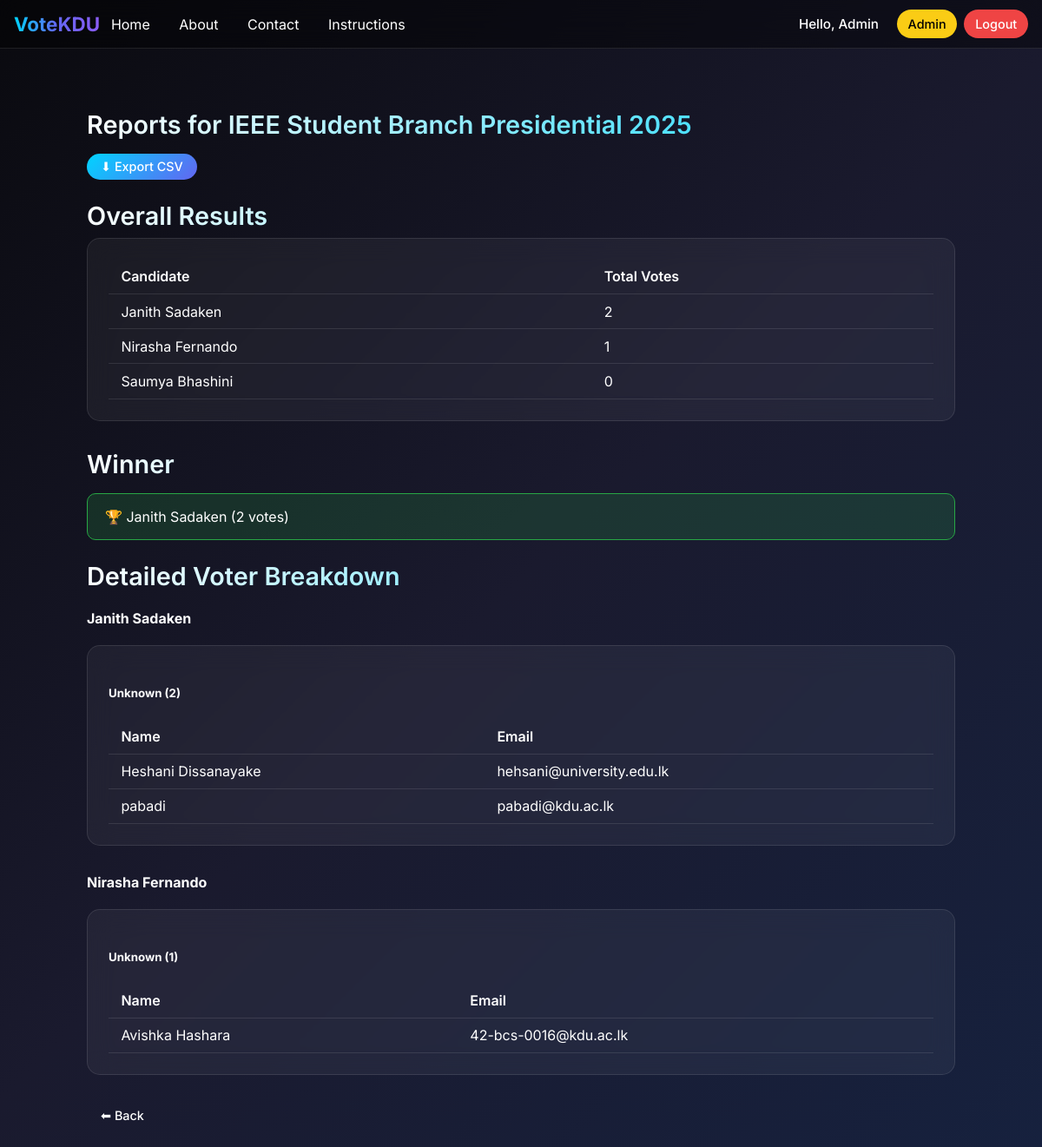
The app's page /admin/reports.php?election_id=18 (signed in) with its own data.
### tables this page shows
CREATE TABLE `elections` (
  `id` int(11) NOT NULL,
  `title` varchar(255) NOT NULL,
  `description` text DEFAULT NULL,
  `start_datetime` datetime NOT NULL,
  `end_datetime` datetime NOT NULL,
  `is_active` tinyint(1) DEFAULT 0,
  `created_by` int(11) NOT NULL,
  `created_at` timestamp NOT NULL DEFAULT current_timestamp()
);

CREATE TABLE `candidates` (
  `id` int(11) NOT NULL,
  `election_id` int(11) NOT NULL,
  `name` varchar(150) NOT NULL,
  `bio` text DEFAULT NULL,
  `photo` varchar(255) DEFAULT NULL,
  `created_at` timestamp NOT NULL DEFAULT current_timestamp()
);

CREATE TABLE `users` (
  `id` int(11) NOT NULL,
  `name` varchar(150) NOT NULL,
  `university_email` varchar(255) NOT NULL,
  `role` enum('admin','voter') NOT NULL,
  `password` varchar(255) NOT NULL,
  `faculty` varchar(150) DEFAULT NULL,
  `created_at` timestamp NOT NULL DEFAULT current_timestamp()
);

CREATE TABLE `votes` (
  `id` int(11) NOT NULL,
  `election_id` int(11) NOT NULL,
  `candidate_id` int(11) NOT NULL,
  `user_id` int(11) NOT NULL,
  `cast_at` timestamp NOT NULL DEFAULT current_timestamp()
);

### helpers.php (called while the page is built, shortened)
<?php
function e($s) {
    return htmlspecialchars($s, ENT_QUOTES | ENT_HTML5, 'UTF-8');
}

### admin/reports.php (the view, shortened to what this page needs)
<?php
require_once __DIR__ . '/../init.php';
$election_id = intval($_GET['election_id'] ?? 0);
$stmt = $pdo->prepare('SELECT * FROM elections WHERE id = ?');
$stmt->execute([$election_id]);
$e = $stmt->fetch();
function get_faculty_from_email($email) {
    return 'Unknown';
}
$stmt = $pdo->prepare('SELECT c.*, COALESCE(votes_count.count,0) as votes
    FROM candidates c
    LEFT JOIN (SELECT candidate_id, COUNT(*) as count
               FROM votes WHERE election_id = ?
               GROUP BY candidate_id) votes_count
    ON c.id = votes_count.candidate_id
    WHERE c.election_id = ?
    GROUP BY c.id
    ORDER BY votes DESC');
$stmt->execute([$election_id, $election_id]);
$candidates = $stmt->fetchAll();
$winner = $candidates[0] ?? null;
$sql = 'SELECT v.id, u.name, u.university_email, c.id as candidate_id, c.name as candidate_name
        FROM votes v
        JOIN users u ON v.user_id = u.id
        JOIN candidates c ON v.candidate_id = c.id
        WHERE v.election_id = ?
        ORDER BY c.id, u.university_email';
$stmt = $pdo->prepare($sql);
$stmt->execute([$election_id]);
$voters = $stmt->fetchAll();
$grouped = [];
foreach ($voters as $v) {
    $faculty = get_faculty_from_email($v['university_email']);
    $grouped[$v['candidate_id']]['name'] = $v['candidate_name'];
    $grouped[$v['candidate_id']]['faculties'][$faculty][] = $v;
}
?>
<!doctype html>
<html lang="en">
<head>
</head>
<body>
<div id="particles-js"></div>
<?php include __DIR__ . '/../_nav.php'; ?>
<div class="container">
  <h1 class="section-title">Reports for <?= e($e['title']) ?></h1>
  <p><a class="btn btn-custom" href="?election_id=<?= e($election_id) ?>&export=csv">⬇ Export CSV</a></p>
  <h3 class="section-title">Overall Results</h3>
  <div class="card">
    <table>
      <thead><tr><th>Candidate</th><th>Total Votes</th></tr></thead>
      <tbody>
        <?php foreach ($candidates as $c): ?>
          <tr><td><?= e($c['name']) ?></td><td><?= e($c['votes']) ?></td></tr>
        <?php endforeach; ?>
      </tbody>
    </table>
  </div>
  <h4 class="section-title">Winner</h4>
  <?php if ($winner): ?>
    <div class="alert alert-success">🏆 <?= e($winner['name']) ?> (<?= e($winner['votes']) ?> votes)</div>
  <?php else: ?>
    <div class="alert alert-info">No votes cast yet.</div>
  <?php endif; ?>
  <h3 class="section-title">Detailed Voter Breakdown</h3>
  <?php foreach ($grouped as $cid => $cand): ?>
    <h4><?= e($cand['name']) ?></h4>
    <?php foreach ($cand['faculties'] as $faculty => $list): ?>
      <div class="card">
        <h5><?= e($faculty) ?> (<?= count($list) ?>)</h5>
        <table>
          <thead><tr><th>Name</th><th>Email</th></tr></thead>
          <tbody>
            <?php foreach ($list as $v): ?>
              <tr><td><?= e($v['name']) ?></td><td><?= e($v['university_email']) ?></td></tr>
            <?php endforeach; ?>
          </tbody>
        </table>
      </div>
    <?php endforeach; ?>
  <?php endforeach; ?>
  <a href="dashboard.php" class="btn btn-outline-light mt-4">⬅ Back</a>
</div>
</body>
</html>

### admin/reports.php (style rules this page uses)
body { font-family: 'Inter', sans-serif; background: linear-gradient(135deg, #0a0a0f 0%, #1a1a2e 50%, #16213e 100%); color: #fff; margin: 0; padding: 0; min-height: 100vh; overflow-x: hidden; }
#particles-js { position: fixed; top:0; left:0; width:100%; height:100%; z-index:-1; }
.container { max-width: 1000px; margin: 0 auto; padding: 2rem; }
.section-title { font-size: 1.8rem; font-weight: 600; margin: 1.5rem 0 0.5rem; background: linear-gradient(135deg, #ffffff, #00d4ff); -webkit-background-clip: text; -webkit-text-fill-color: transparent; }
.card { background: rgba(255,255,255,0.05); border: 1px solid rgba(255,255,255,0.1); border-radius: 15px; padding: 1.5rem; backdrop-filter: blur(15px); margin-bottom: 2rem; }
table { width: 100%; border-collapse: collapse; }
th, td { padding: 0.6rem 0.9rem; border-bottom: 1px solid rgba(255,255,255,0.1); text-align: left; color: #fff; }
th { font-weight: 600; }
.alert { border-radius: 10px; padding: 1rem 1.25rem; margin: 1rem 0; }
.alert-success { background: rgba(40,167,69,0.2); border: 1px solid #28a745; }
.btn { display:inline-block; padding:0.6rem 1.2rem; border-radius:8px; text-decoration:none; font-weight:500; transition:0.2s; }
.btn-custom { background: linear-gradient(135deg,#00d4ff,#6366f1); color:#fff; }
.btn-outline-light { border:1px solid #fff; color:#fff; background:transparent; }

### _nav.php (style rules this page uses)
body { padding-top: 70px; }
.btn { display: inline-block; padding: 0.4rem 1rem; border-radius: 20px; font-weight: 500; text-decoration:none; transition: all 0.3s ease; border: none; cursor: pointer; font-size: 0.9rem; white-space: nowrap; }

### records on screen
elections: title "IEEE Student Branch Presidential 2025"
candidates: name "Janith Sadaken", votes "2"
candidates: name "Nirasha Fernando", votes "1"
candidates: name "Saumya Bhashini", votes "0"
users: university_email "Unknown"
votes: user.name "Heshani Dissanayake", user.university_email "hehsani@university.edu.lk"
votes: user.name "pabadi", user.university_email "pabadi@kdu.ac.lk"
votes: user.name "Avishka Hashara", user.university_email "42-bcs-0016@kdu.ac.lk"

### other values on screen
$u['name'] "Admin"
$winner['votes'] "2"
$cand['name'] "Janith Sadaken"
count($list) "2"
$cand['name'] "Nirasha Fernando"
count($list) "1"
